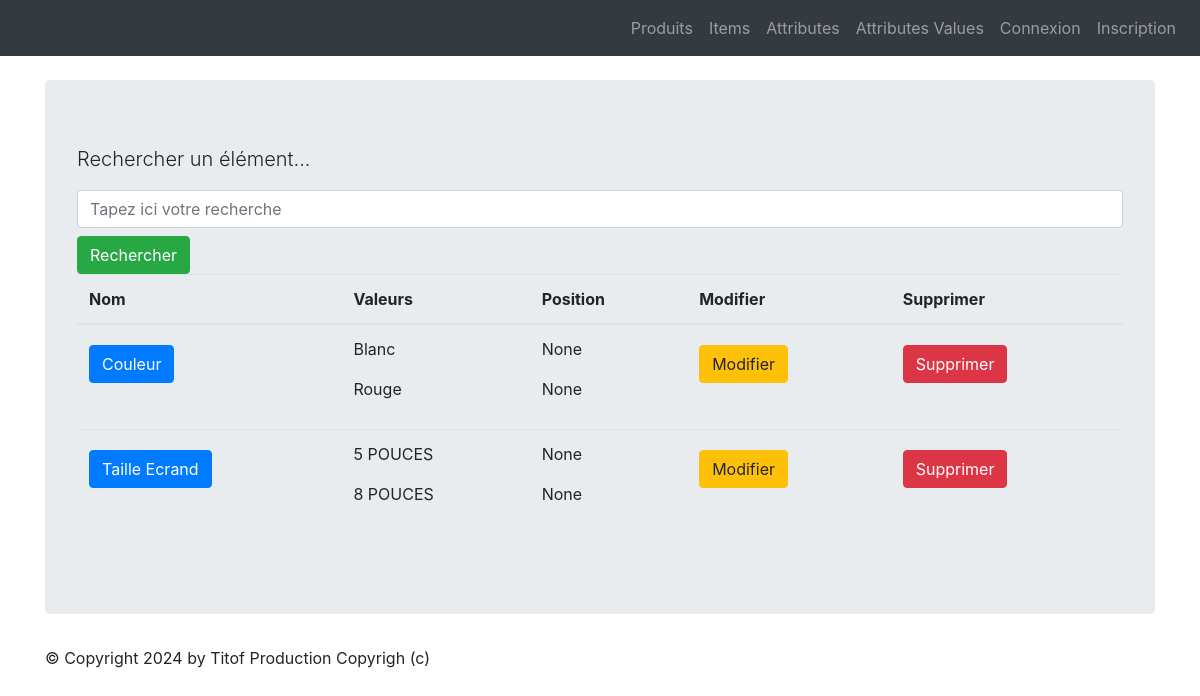
The app's page /monapp/attributes/list, older data.
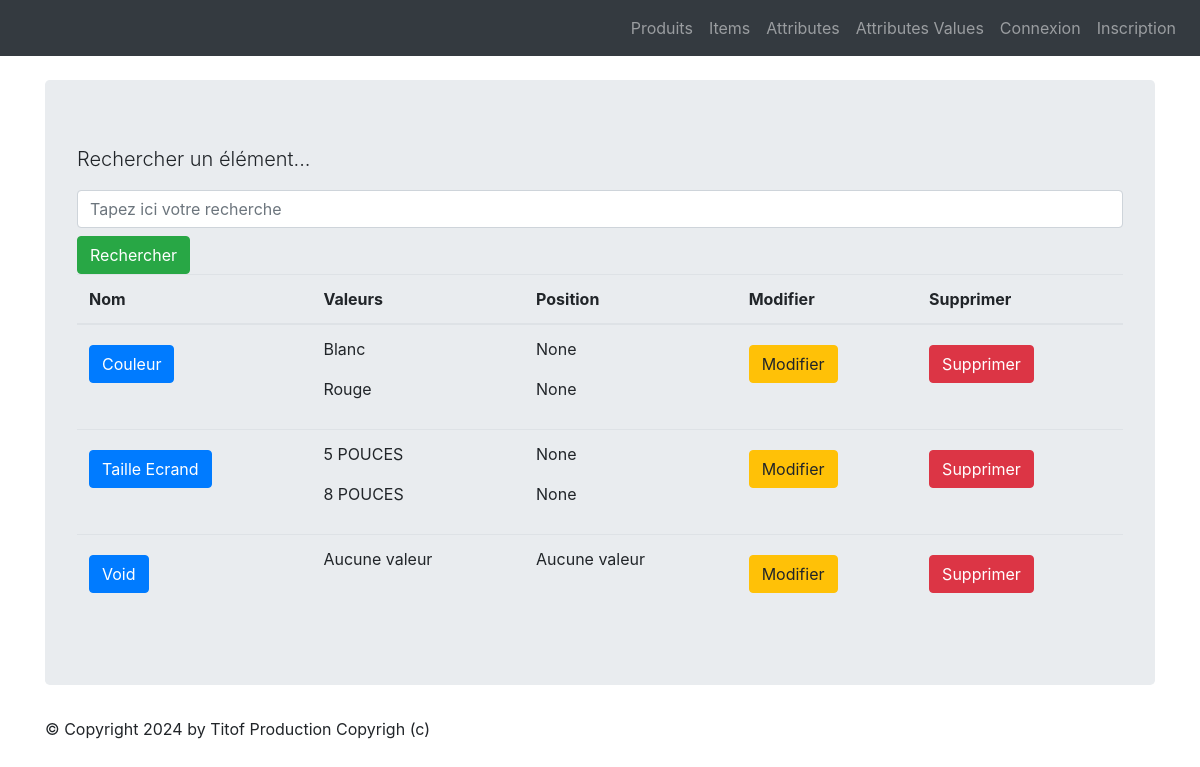
The same page, newer data.
### monapp/models.py (models this page shows, shortened)
class ProductAttribute(models.Model):
    class Meta:
        verbose_name = "Attribut"
    name =  models.CharField(max_length=100)

class ProductAttributeValue(models.Model):
    class Meta:
        verbose_name = "Valeur attribut"
        ordering = ['position']
    value              = models.CharField(max_length=100)
    product_attribute  = models.ForeignKey('ProductAttribute', verbose_name="Unité", on_delete=models.CASCADE)
    position           = models.PositiveSmallIntegerField("Position", null=True, blank=True)

### monapp/views.py (the view)
# urls.py: path("attributes/list",views.ProductAttributeListView.as_view(), name="attributes-list"),
class ProductAttributeListView(ListView):
    model = ProductAttribute
    template_name = "monapp/list_attributes.html"
    context_object_name = "productattributes"
    def get_queryset(self):
        query = self.request.GET.get('search')
        if query:
            return ProductAttribute.objects.filter(name__icontains=query)
        return ProductAttribute.objects.all()
    def get_context_data(self, **kwargs):
        context = super(ProductAttributeListView, self).get_context_data(**kwargs)
        context['titremenu'] = "Liste des attributs"
        return context

### monapp/templates/monapp/list_attributes.html (shortened to what this page needs)
{% extends 'monapp/base.html' %}
{% block contenu %}
<p class="lead mb-3 ml-0">Rechercher un élément...</p>
<form method="GET" action="">
    <input class="form-control" type="text" name="search" placeholder="Tapez ici votre recherche"
    value="{{ request.GET.search }}">
    <button type="submit" class="btn btn-success mt-2">Rechercher</button>
</form>
<table class="table">
<thead>
<th>Nom</th>
<th>Valeurs</th>
<th>Position</th>
<th>Modifier</th>
<th>Supprimer</th>
</thead>
<tbody>
{% for attribute in productattributes %}
<tr>
<td><a href="{% url 'attribute-detail' attribute.id %}" class="btn btn-primary mt-2">{{ attribute.name}}</a></td>
<td>
    {% for value in attribute.productattributevalue_set.all %}
    <p>{{ value.value }}</p>
    {% empty %}
    <p>Aucune valeur</p>
    {% endfor %}
</td>
<td>
    {% for value in attribute.productattributevalue_set.all %}
    <p>{{ value.position }}</p>
    {% empty %}
    <p>Aucune valeur</p>
    {% endfor %}
</td>
<td><a href="{% url 'attribute-update' attribute.id %}" class="btn btn-warning mt-2">Modifier</a></td>
<td><a href="{% url 'attribute-delete' attribute.id %}" class="btn btn-danger mt-2">Supprimer</a></td>
</tr>
{% endfor %}
</tbody>
</table>
{% endblock %}

Row changes from the older to the newer data that the page shows:
added ProductAttribute: name "Void"
